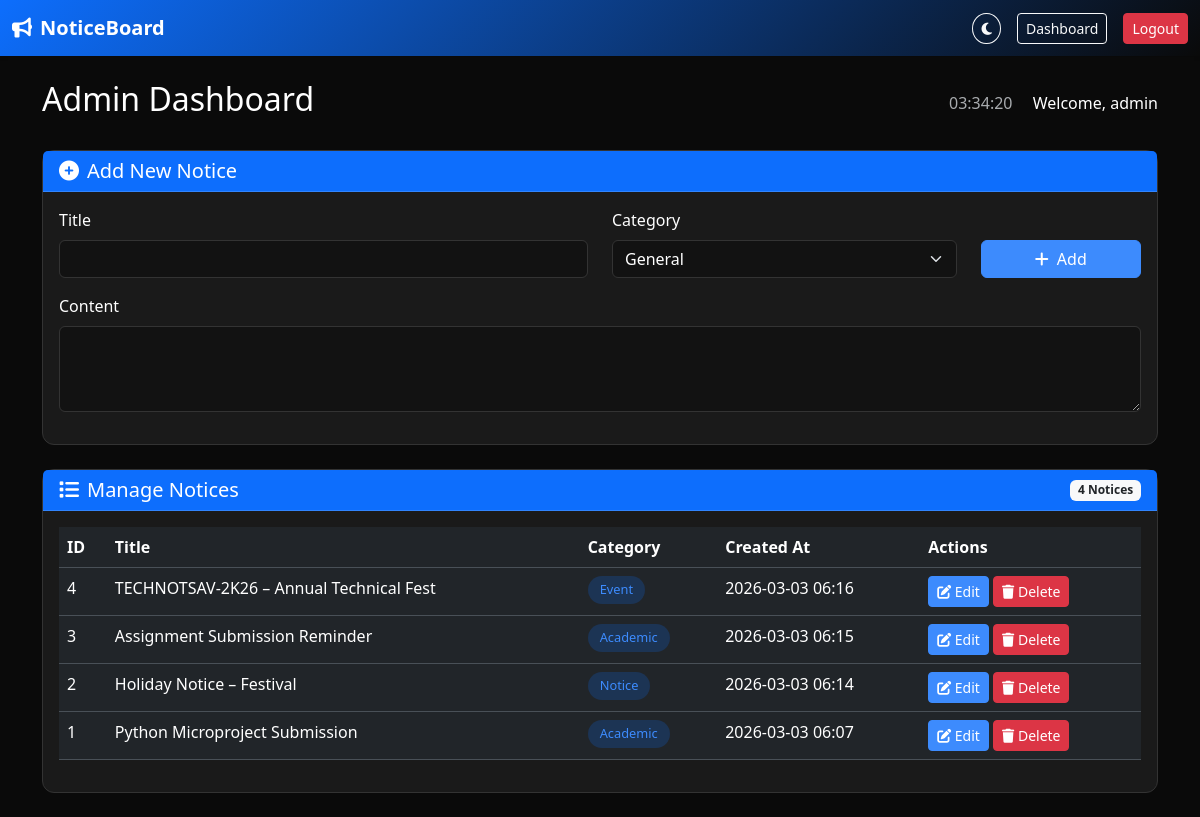
Screenshot of /dashboard (signed in) with the database file from the repository.
### models.py (models this page shows, shortened)
class Admin(UserMixin, db.Model):
    id = db.Column(db.Integer, primary_key=True)
    username = db.Column(db.String(50), unique=True, nullable=False)
    password_hash = db.Column(db.String(255), nullable=False)

class Notice(db.Model):
    id = db.Column(db.Integer, primary_key=True)
    title = db.Column(db.String(200), nullable=False)
    content = db.Column(db.Text, nullable=False)
    category = db.Column(db.String(50), default='General')
    created_at = db.Column(db.DateTime, default=datetime.utcnow)
    updated_at = db.Column(db.DateTime, default=datetime.utcnow, onupdate=datetime.utcnow)

### app.py (the view)
@app.route('/dashboard')
@login_required
def dashboard():
    notices = Notice.query.order_by(Notice.created_at.desc()).all()
    return render_template('dashboard.html', notices=notices)

### app.py (called while the page is built)
@login_manager.user_loader
def load_user(user_id):
    return Admin.query.get(int(user_id))

### templates/dashboard.html (shortened to what this page needs)
{% extends "base.html" %}
{% block content %}
<div class="row mb-4">
    <div class="col-12">
        <div class="d-flex justify-content-between align-items-center">
            <h2 class="text-white">Admin Dashboard</h2>
            <div>
                <span class="text-muted me-3" id="realtimeClock"></span>
                <span class="text-white">Welcome, {{ current_user.username }}</span>
            </div>
        </div>
    </div>
</div>
<div class="row mb-4">
    <div class="col-12">
        <div class="card">
            <div class="card-header bg-primary text-white">
                <h5 class="mb-0"><i class="fas fa-plus-circle me-2"></i>Add New Notice</h5>
            </div>
            <div class="card-body">
                <form method="POST" action="{{ url_for('add_notice') }}">
                    <div class="row">
                        <div class="col-md-6 mb-3">
                            <label for="title" class="form-label">Title</label>
                            <input type="text" class="form-control" id="title" name="title" required>
                        </div>
                        <div class="col-md-4 mb-3">
                            <label for="category" class="form-label">Category</label>
                            <select class="form-select" id="category" name="category">
                                <option value="General">General</option>
                            </select>
                        </div>
                        <div class="col-md-2 mb-3 d-flex align-items-end">
                            <button type="submit" class="btn btn-primary w-100">
                                <i class="fas fa-plus me-2"></i>Add
                            </button>
                        </div>
                    </div>
                    <div class="mb-3">
                        <label for="content" class="form-label">Content</label>
                        <textarea class="form-control" id="content" name="content" rows="3" required></textarea>
                    </div>
                </form>
            </div>
        </div>
    </div>
</div>
<div class="row">
    <div class="col-12">
        <div class="card">
            <div class="card-header bg-primary text-white d-flex justify-content-between align-items-center">
                <h5 class="mb-0"><i class="fas fa-list me-2"></i>Manage Notices</h5>
                <span class="badge bg-light text-dark">{{ notices|length }} Notices</span>
            </div>
            <div class="card-body">
                {% if notices %}
                <div class="table-responsive">
                    <table class="table table-hover">
                        <thead>
                            <tr>
                                <th>ID</th>
                                <th>Title</th>
                                <th>Category</th>
                                <th>Created At</th>
                                <th>Actions</th>
                            </tr>
                        </thead>
                        <tbody>
                            {% for notice in notices %}
                            <tr>
                                <td>{{ notice.id }}</td>
                                <td>{{ notice.title }}</td>
                                <td><span class="category-badge">{{ notice.category }}</span></td>
                                <td>{{ notice.created_at.strftime('%Y-%m-%d %H:%M') }}</td>
                                <td>
                                    <button class="btn btn-sm btn-primary edit-btn" data-bs-toggle="modal" data-bs-target="#editNoticeModal"
                                        data-id="{{ notice.id }}"
                                        data-title="{{ notice.title }}"
                                        data-content="{{ notice.content }}"
                                        data-category="{{ notice.category }}">
                                        <i class="fas fa-edit"></i> Edit
                                    </button>
                                    <a href="{{ url_for('delete_notice', id=notice.id) }}" class="btn btn-sm btn-danger delete-btn">
                                        <i class="fas fa-trash"></i> Delete
                                    </a>
                                </td>
                            </tr>
                            {% endfor %}
                        </tbody>
                    </table>
                </div>
                {% else %}
                <div class="text-center py-5">
                    <i class="fas fa-bullhorn fa-3x text-muted mb-3"></i>
                    <h4 class="text-muted">No notices yet</h4>
                    <p class="text-muted">Add your first notice using the form above</p>
                </div>
                {% endif %}
            </div>
        </div>
    </div>
</div>
{% endblock %}

### templates/base.html (shortened to what this page needs)
<!DOCTYPE html>
<html lang="en" data-bs-theme="dark">
<head>
    <link href="https://cdn.jsdelivr.net/npm/bootstrap@5.3.2/dist/css/bootstrap.min.css" rel="stylesheet">
    <link rel="stylesheet" href="https://cdnjs.cloudflare.com/ajax/libs/font-awesome/6.4.0/css/all.min.css">
    <link rel="stylesheet" href="{{ url_for('static', filename='css/style.css') }}">
</head>
<body>
    <nav class="navbar navbar-expand-lg navbar-dark bg-blue shadow-sm">
        <div class="container-fluid">
            <a class="navbar-brand fw-bold" href="{{ url_for('index') }}">
                <i class="fas fa-bullhorn me-2"></i>NoticeBoard
            </a>
            <div class="d-flex align-items-center gap-3">
                <button id="themeToggle" class="btn btn-outline-light btn-sm rounded-circle">
                    <i class="fas fa-moon"></i>
                </button>
                {% if current_user.is_authenticated %}
                    <a href="{{ url_for('dashboard') }}" class="btn btn-outline-light btn-sm">Dashboard</a>
                    <a href="{{ url_for('logout') }}" class="btn btn-danger btn-sm">Logout</a>
                {% else %}
                    <a href="{{ url_for('login') }}" class="btn btn-outline-light btn-sm">Admin Login</a>
                {% endif %}
            </div>
        </div>
    </nav>
    <div class="container py-4">
        {% block content %}{% endblock %}
    </div>
    <div class="toast-container position-fixed bottom-0 end-0 p-3">
    </div>
</body>
</html>

### static/css/style.css (style rules this page uses)
:root { --bg-primary: #f8f9fa; --bg-secondary: #ffffff; --text-primary: #212529; --text-secondary: #6c757d; --accent-blue: #0d6efd; --accent-dark: #0a0a0a; --card-bg: #ffffff; --border-color: #dee2e6; --shadow: 0 0.5rem 1rem rgba(0, 0, 0, 0.15); }
[data-bs-theme="dark"] { --bg-primary: #0a0a0a; --bg-secondary: #121212; --text-primary: #ffffff; --text-secondary: #b0b0b0; --accent-blue: #3d8bfd; --accent-dark: #1a1a1a; --card-bg: #1a1a1a; --border-color: #333333; --shadow: 0 0.5rem 1rem rgba(0, 0, 0, 0.5); }
* { transition: background-color 0.3s ease, color 0.3s ease, border-color 0.3s ease; }
body { background-color: var(--bg-primary); color: var(--text-primary); font-family: 'Segoe UI', Tahoma, Geneva, Verdana, sans-serif; min-height: 100vh; }
.navbar { background: linear-gradient(135deg, #0d6efd 0%, #0a0a0a 100%) !important; }
.bg-blue { background: linear-gradient(135deg, #0d6efd 0%, #0a0a0a 100%) !important; }
.card { background-color: var(--card-bg); border: 1px solid var(--border-color); border-radius: 12px; }
.category-badge { display: inline-block; padding: 4px 12px; border-radius: 20px; font-size: 0.8rem; font-weight: 500; background: rgba(13, 110, 253, 0.2); color: var(--accent-blue); }
.form-control, .form-select { background-color: var(--bg-secondary); border-color: var(--border-color); color: var(--text-primary); }
.form-label { color: var(--text-primary); }
.table { color: var(--text-primary); }
.btn-primary { background-color: var(--accent-blue); border-color: var(--accent-blue); }

### rows the page displays
Admin: username "admin"
Notice: id "4", title "TECHNOTSAV-2K26 – Annual Technical Fest", category "Event", created_at "2026-03-03 06:16"
Notice: id "3", title "Assignment Submission Reminder", category "Academic", created_at "2026-03-03 06:15"
Notice: id "2", title "Holiday Notice – Festival", category "Notice", created_at "2026-03-03 06:14"
Notice: id "1", title "Python Microproject Submission", category "Academic", created_at "2026-03-03 06:07"

### other values shown
{{ notices|length }} "4"
